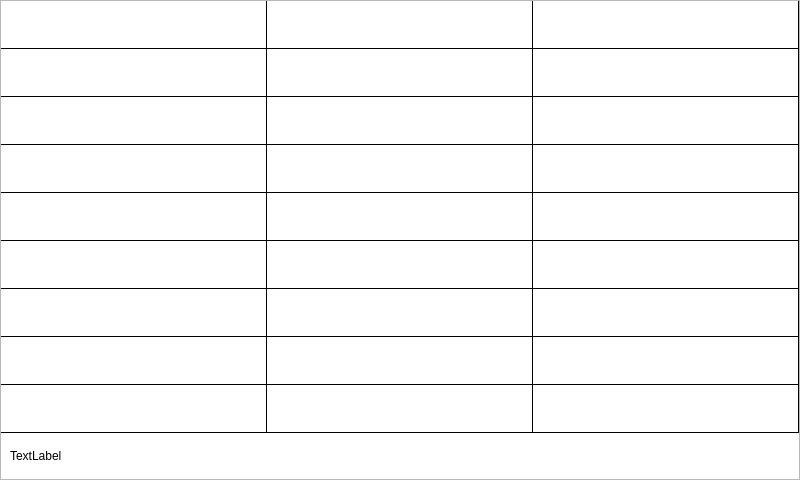
<?xml version="1.0" encoding="UTF-8"?>
<ui version="4.0">
 <class>Formmenu700</class>
 <widget class="QWidget" name="Formmenu700">
  <property name="geometry">
   <rect>
    <x>0</x>
    <y>0</y>
    <width>800</width>
    <height>480</height>
   </rect>
  </property>
  <property name="minimumSize">
   <size>
    <width>800</width>
    <height>480</height>
   </size>
  </property>
  <property name="maximumSize">
   <size>
    <width>800</width>
    <height>480</height>
   </size>
  </property>
  <property name="windowTitle">
   <string>Form</string>
  </property>
  <widget class="QTableWidget" name="tableWidget">
   <property name="geometry">
    <rect>
     <x>0</x>
     <y>0</y>
     <width>800</width>
     <height>480</height>
    </rect>
   </property>
   <property name="minimumSize">
    <size>
     <width>800</width>
     <height>480</height>
    </size>
   </property>
   <property name="maximumSize">
    <size>
     <width>800</width>
     <height>480</height>
    </size>
   </property>
   <property name="styleSheet">
    <string notr="true">gridline-color: black; 
border-image: url(:/image/43_program.png);
</string>
   </property>
   <property name="lineWidth">
    <number>5</number>
   </property>
   <property name="gridStyle">
    <enum>Qt::SolidLine</enum>
   </property>
   <attribute name="horizontalHeaderVisible">
    <bool>false</bool>
   </attribute>
   <attribute name="horizontalHeaderDefaultSectionSize">
    <number>266</number>
   </attribute>
   <attribute name="horizontalHeaderMinimumSectionSize">
    <number>38</number>
   </attribute>
   <attribute name="verticalHeaderVisible">
    <bool>false</bool>
   </attribute>
   <attribute name="verticalHeaderDefaultSectionSize">
    <number>48</number>
   </attribute>
   <attribute name="verticalHeaderMinimumSectionSize">
    <number>29</number>
   </attribute>
   <row>
    <property name="text">
     <string>新建行</string>
    </property>
   </row>
   <row>
    <property name="text">
     <string>新建行</string>
    </property>
   </row>
   <row>
    <property name="text">
     <string>新建行</string>
    </property>
   </row>
   <row>
    <property name="text">
     <string>新建行</string>
    </property>
   </row>
   <row>
    <property name="text">
     <string>新建行</string>
    </property>
   </row>
   <row>
    <property name="text">
     <string>新建行</string>
    </property>
   </row>
   <row>
    <property name="text">
     <string>新建行</string>
    </property>
   </row>
   <row>
    <property name="text">
     <string>新建行</string>
    </property>
   </row>
   <row>
    <property name="text">
     <string>新建行</string>
    </property>
   </row>
   <column>
    <property name="text">
     <string>新建列</string>
    </property>
   </column>
   <column>
    <property name="text">
     <string>新建列</string>
    </property>
   </column>
   <column>
    <property name="text">
     <string>新建列</string>
    </property>
   </column>
  </widget>
  <widget class="QLabel" name="label_bar">
   <property name="geometry">
    <rect>
     <x>10</x>
     <y>440</y>
     <width>771</width>
     <height>31</height>
    </rect>
   </property>
   <property name="text">
    <string>TextLabel</string>
   </property>
  </widget>
 </widget>
 <resources/>
 <connections/>
</ui>
